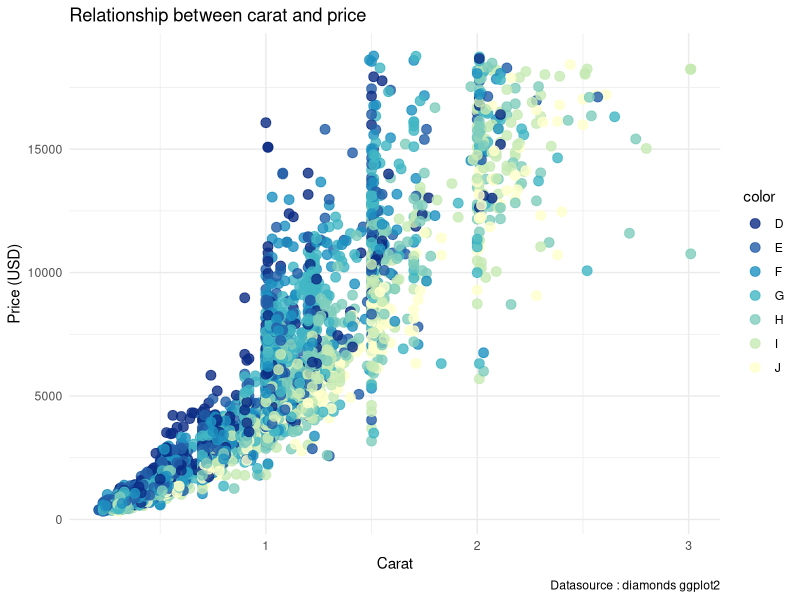
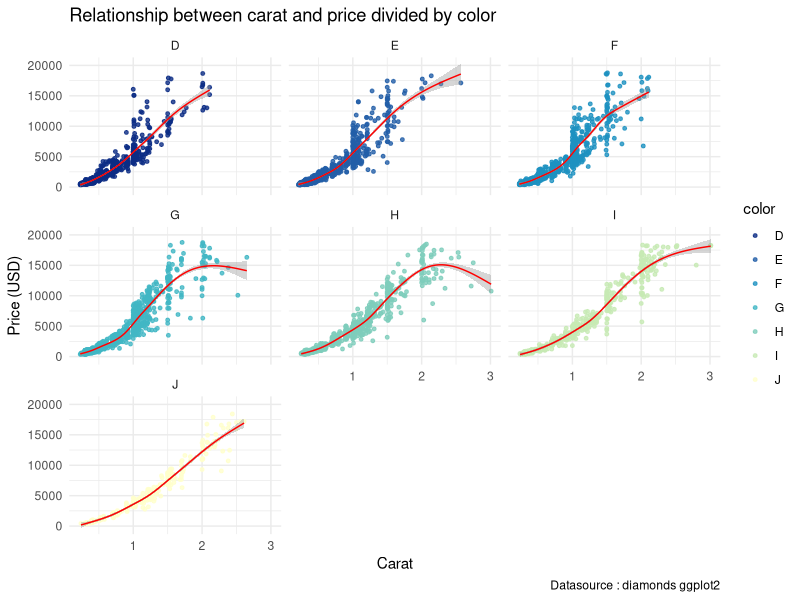
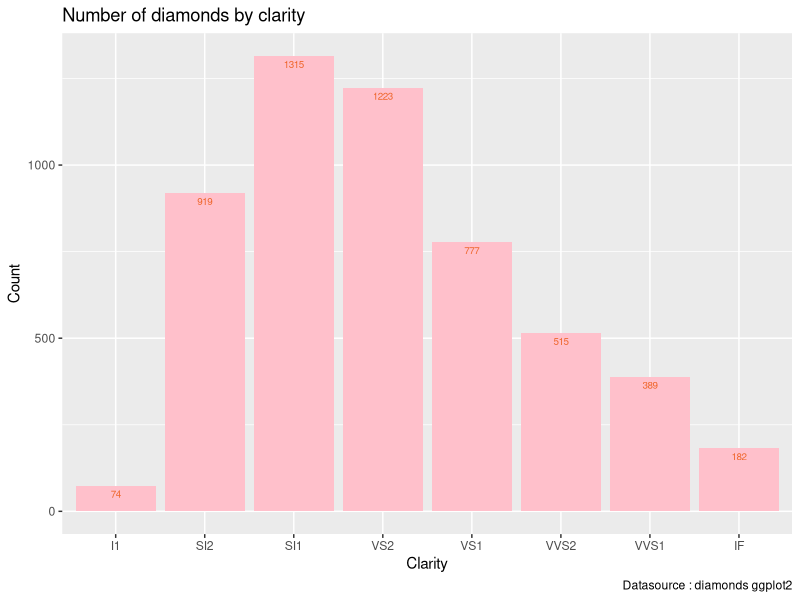
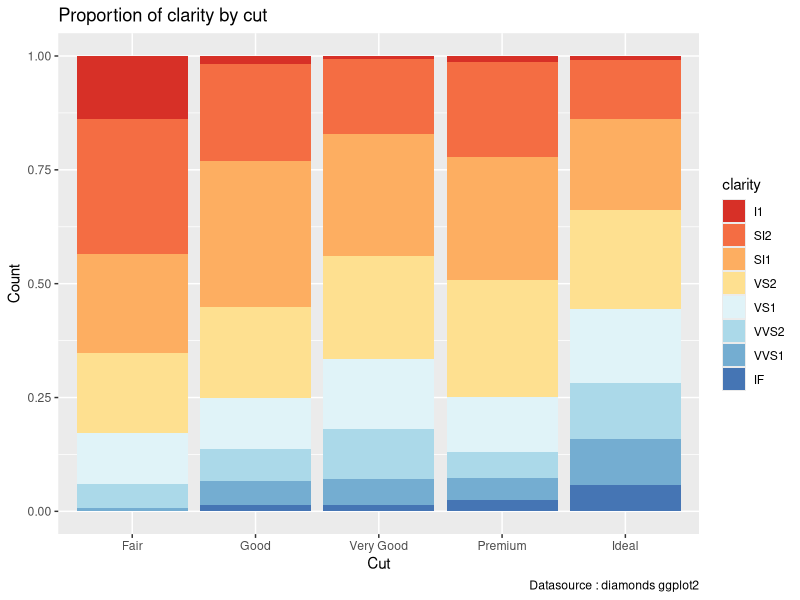
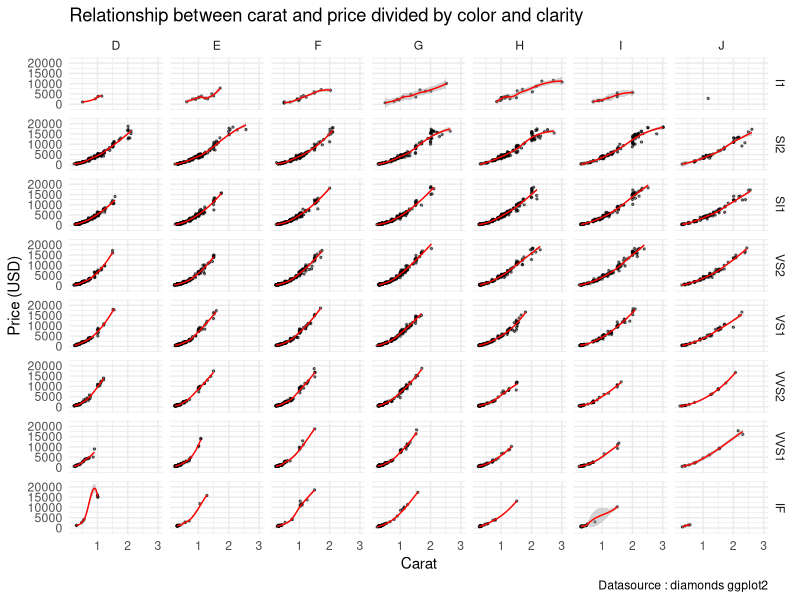

Write R code to recreate these figures, in order.
# Explore dataframe 'diamonds' and create 5 visualizations.

## Chart 1 - Relationship between carat and price
library(tidyverse)

set.seed(25)
diamonds %>%
  sample_frac(0.1) %>%
  ggplot(aes(carat, price, col=color)) +
  geom_point(size = 3, alpha = 0.8) +
  theme_minimal() +
  scale_color_brewer(type = "seq", palette = "YlGnBu", direction = -1) +
  labs(
    title = "Relationship between carat and price",
    x = "Carat",
    y = "Price (USD)",
    caption = "Datasource : diamonds ggplot2"
  )

## Chart 2 - Relationship between carat and price divided by color
set.seed(25)
diamonds %>%
  sample_frac(0.1) %>%
  ggplot(aes(carat, price, col=color)) +
  geom_point(size = 1, alpha = 0.8) +
  geom_smooth(col="red", size = 0.5) +
  theme_minimal() +
  facet_wrap(~color, ncol = 3) +
  scale_color_brewer(type = "seq", palette = "YlGnBu", direction = -1) +
  labs(
    title = "Relationship between carat and price divided by color",
    x = "Carat",
    y = "Price (USD)",
    caption = "Datasource : diamonds ggplot2"
  )

## Chart 3 - Number of diamonds by clarity
set.seed(25)
diamonds %>%
  sample_frac(0.1) %>%
  ggplot(aes(clarity)) +
  geom_bar(fill = "#ffc0cb") +
  geom_text(aes(label = ..count..), stat = "count", vjust = 1.5, size = 2.5, col = "#ef662c") +
  labs(
    title = "Number of diamonds by clarity",
    x = "Clarity",
    y = "Count",
    caption = "Datasource : diamonds ggplot2"
  )

## Chart 4 - Proportion of clarity by cut
set.seed(25)
diamonds %>%
  sample_frac(0.1) %>%
  ggplot(aes(cut, fill = clarity)) +
  geom_bar(position = "fill") +
  scale_fill_brewer(type = "div", palette = "RdYlBu", direction = 1) +
  labs(
    title = "Proportion of clarity by cut",
    x = "Cut",
    y = "Count",
    caption = "Datasource : diamonds ggplot2"
  )

## Chart 5 - Relationship between carat and price divided by color  and clarity
set.seed(25)
diamonds %>%
  sample_frac(0.1) %>%
  ggplot(aes(carat, price)) +
  geom_point(size = 0.5, alpha = 0.5) +
  geom_smooth(col="red", size = 0.5) +
  theme_minimal() +
  facet_grid(clarity ~ color) +
  labs(
    title = "Relationship between carat and price divided by color and clarity",
    x = "Carat",
    y = "Price (USD)",
    caption = "Datasource : diamonds ggplot2"
  )
